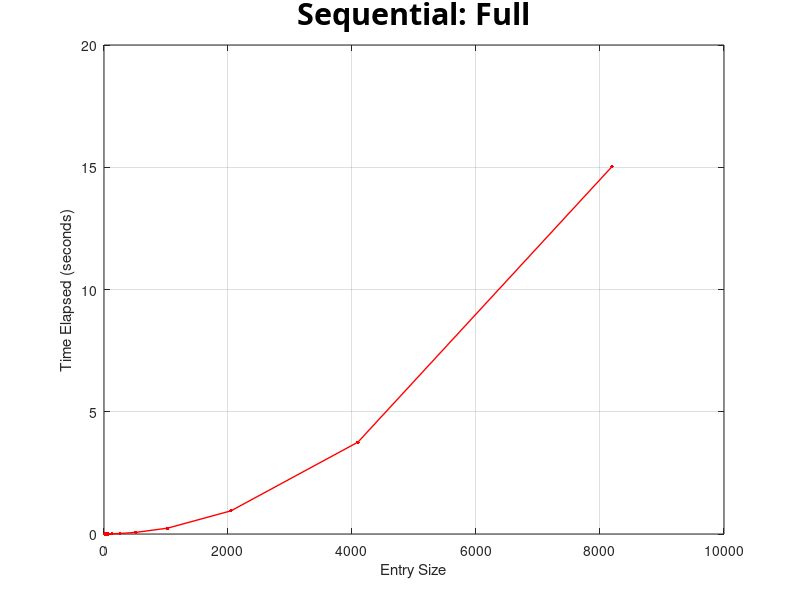
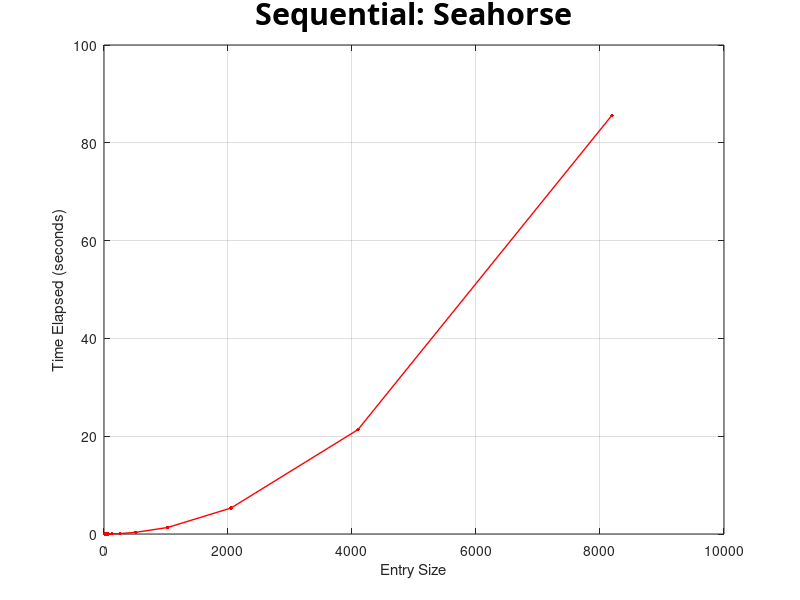
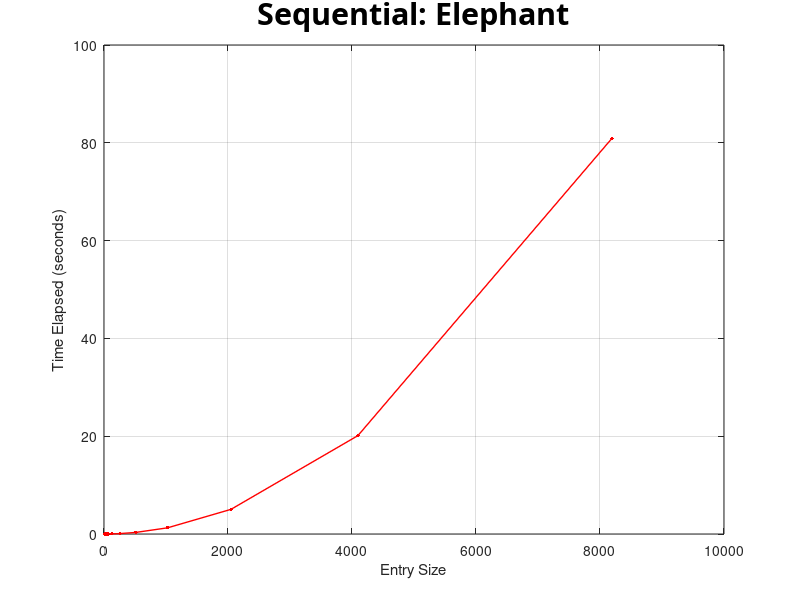
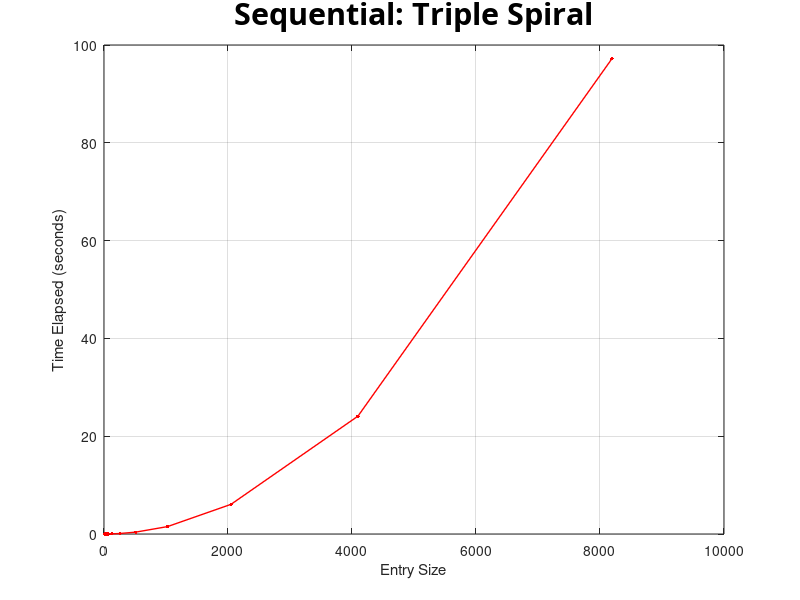

Here is the MATLAB script that generated these plots, in order:
1;

data_seq_full =           csvread('./src/data/mandelbrot_seq/full.csv');
data_seq_seahorse =       csvread('./src/data/mandelbrot_seq/seahorse.csv');
data_seq_elephant =       csvread('./src/data/mandelbrot_seq/elephant.csv');
data_seq_triple_spiral =  csvread('./src/data/mandelbrot_seq/triple_spiral.csv');

data_seq_mod_full =           csvread('./src/data/mandelbrot_seq_mod/full.csv');
data_seq_mod_seahorse =       csvread('./src/data/mandelbrot_seq_mod/seahorse.csv');
data_seq_mod_elephant =       csvread('./src/data/mandelbrot_seq_mod/elephant.csv');
data_seq_mod_triple_spiral =  csvread('./src/data/mandelbrot_seq_mod/triple_spiral.csv');

data_omp_full =           csvread('./src/data/mandelbrot_omp/full.csv');
data_omp_seahorse =       csvread('./src/data/mandelbrot_omp/seahorse.csv');
data_omp_elephant =       csvread('./src/data/mandelbrot_omp/elephant.csv');
data_omp_triple_spiral =  csvread('./src/data/mandelbrot_omp/triple_spiral.csv');

data_pth_full =           csvread('./src/data/mandelbrot_pth/full.csv');
data_pth_seahorse =       csvread('./src/data/mandelbrot_pth/seahorse.csv');
data_pth_elephant =       csvread('./src/data/mandelbrot_pth/elephant.csv');
data_pth_triple_spiral =  csvread('./src/data/mandelbrot_pth/triple_spiral.csv');

global yrange = [0 0.2];

global SIZE = 10;
global THREADS = 6;
global colors=['r', 'b', 'y', 'g', 'c', 'm'];

function plot_sequential(data)
  global yrange;

  #ylim(yrange);

  line(data(1:end, 2),
       data(1:end, 3),
       "linewidth", 1,
       "color", 'r',
       "marker", ".",
       "markersize", 8,
       "clipping", "on");

  xlabel("Entry Size");
  ylabel("Time Elapsed (seconds)");
  box on;
  grid on;

endfunction

function plot_size_threads(data)
  global THREADS;
  global SIZE;
  global colors;
  global yrange;

  #ylim(yrange);

  row = 1;
  for i = 1:THREADS
    line(data(row:row + SIZE - 1, 2),
      data(row:row + SIZE - 1, 3),
      "linewidth", 1,
      "color", colors(i),
      "marker", ".",
      "markersize", 8,
      "clipping", "on");

    row += SIZE;
  end

  xlabel("Entry Size");
  ylabel("Time Elapsed (seconds)");
  legend("1 thread", "2 threads", "4 threads", "8 threads", "16 threads", "32 threads",
         "location", "eastoutside");
  box on;
  grid on;

endfunction

# CLEARING
close all

# SEQUENTIAL
figure(1);
title("Sequential: Full", "FontSize", 22, 'FontName', 'SansSerif');
plot_sequential(data_seq_full);
saveas(1, "seq_full", "jpg");
close;

figure(2);
title("Sequential: Seahorse", "FontSize", 22, 'FontName', 'SansSerif');
plot_sequential(data_seq_seahorse);
saveas(2, "seq_seahorse", "jpg");
close;

figure(3);
title("Sequential: Elephant", "FontSize", 22, 'FontName', 'SansSerif');
plot_sequential(data_seq_elephant);
saveas(3, "seq_elephant", "jpg");
close;

figure(4);
title("Sequential: Triple Spiral", "FontSize", 22, 'FontName', 'SansSerif');
plot_sequential(data_seq_triple_spiral);
saveas(4, "seq_triple_spiral", "jpg");
close;

# SEQUENTIAL (MOD)
figure(5);
title("Sequential (mod): Full", "FontSize", 22, 'FontName', 'SansSerif');
plot_sequential(data_seq_mod_full);
saveas(5, "seq_mod_full", "jpg");
close;

figure(6);
title("Sequential (mod): Seahorse", "FontSize", 22, 'FontName', 'SansSerif');
plot_sequential(data_seq_mod_seahorse);
saveas(6, "seq_mod_seahorse", "jpg");
close;

figure(7);
title("Sequential (mod): Elephant", "FontSize", 22, 'FontName', 'SansSerif');
plot_sequential(data_seq_mod_elephant);
saveas(7, "seq_mod_elephant", "jpg");
close;

figure(8);
title("Sequential (mod): Triple Spiral", "FontSize", 22, 'FontName', 'SansSerif');
plot_sequential(data_seq_mod_triple_spiral);
saveas(8, "seq_mod_triple_spiral", "jpg");
close;

# PTHREADS
figure(9);
title("Pthreads: Full", "FontSize", 22, 'FontName', 'SansSerif');
plot_size_threads(data_pth_full);
saveas(9, "pth_full", "jpg");
close;

figure(10);
title("Pthreads: Seahorse", "FontSize", 22, 'FontName', 'SansSerif');
plot_size_threads(data_pth_seahorse);
saveas(10, "pth_seahorse", "jpg");
close;

figure(11);
title("Pthreads: Elephant", "FontSize", 22, 'FontName', 'SansSerif');
plot_size_threads(data_pth_elephant);
saveas(11, "pth_elephant", "jpg");
close;

figure(12);
title("Pthreads: Triple Spiral", "FontSize", 22, 'FontName', 'SansSerif');
plot_size_threads(data_pth_triple_spiral);
saveas(12, "pth_triple_spiral", "jpg");
close;

# OPENMP
figure(13);
title("OpenMP: Full", "FontSize", 22, 'FontName', 'SansSerif');
plot_size_threads(data_omp_full);
saveas(13, "omp_full", "jpg");
close;

figure(14);
title("OpenMP: Seahorse", "FontSize", 22, 'FontName', 'SansSerif');
plot_size_threads(data_omp_seahorse);
saveas(14, "omp_seahorse", "jpg");
close;

figure(15);
title("OpenMP: Elephant", "FontSize", 22, 'FontName', 'SansSerif');
plot_size_threads(data_omp_elephant);
saveas(15, "omp_elephant", "jpg");
close;

figure(16);
title("OpenMP: Triple Spiral", "FontSize", 22, 'FontName', 'SansSerif');
plot_size_threads(data_omp_triple_spiral);
saveas(16, "omp_triple_spiral", "jpg");
close;
